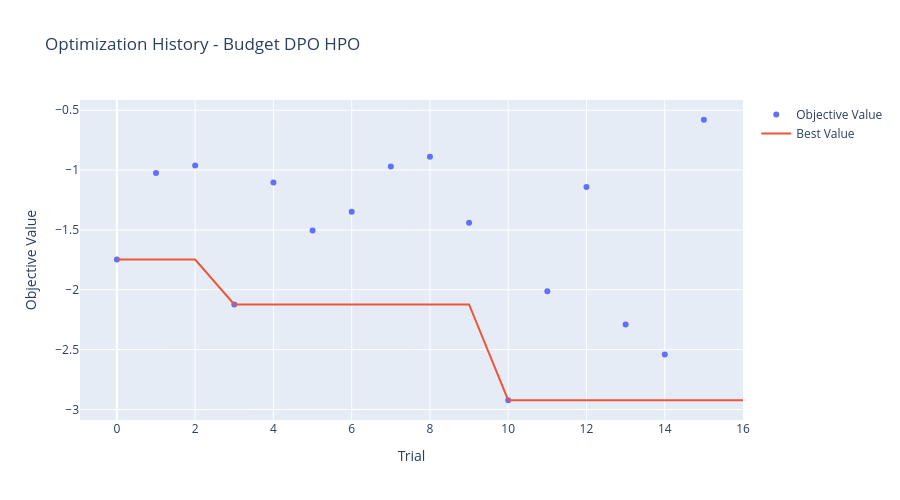

The code cell stored with this chart in its notebook:
### Markdown cell above
## 2. Optimization History

Shows how the optimization progressed over trials. The best value found so far is shown in orange.

### Code cell
fig = plot_optimization_history(study)
fig.update_layout(title="Optimization History - Budget DPO HPO", height=500)
fig.show()

### Figure 1 — Plotly figure (JSON) as saved in the notebook; plotly's stock layout.template omitted (floating-point values rounded to 4 significant figures)
{"data": [{"mode": "markers", "name": "Objective Value", "type": "scatter", "x": [0, 1, 2, 3, 4, 5, 6, 7, 8, 9, 10, 11, 12, 13, 14, 15], "y": [-1.747, -1.024, -0.9624, -2.122, -1.104, -1.506, -1.348, -0.9707, -0.8889, -1.44, -2.923, -2.011, -1.142, -2.29, -2.542, -0.5793]}, {"mode": "lines", "name": "Best Value", "type": "scatter", "x": [0, 1, 2, 3, 4, 5, 6, 7, 8, 9, 10, 11, 12, 13, 14, 15, 16], "y": [-1.747, -1.747, -1.747, -2.122, -2.122, -2.122, -2.122, -2.122, -2.122, -2.122, -2.923, -2.923, -2.923, -2.923, -2.923, -2.923, -2.923]}, {"marker": {"color": "#cccccc"}, "mode": "markers", "name": "Infeasible Trial", "showlegend": false, "type": "scatter", "x": [], "y": []}], "layout": {"height": 500, "title": {"text": "Optimization History - Budget DPO HPO"}, "xaxis": {"title": {"text": "Trial"}}, "yaxis": {"title": {"text": "Objective Value"}}}}
